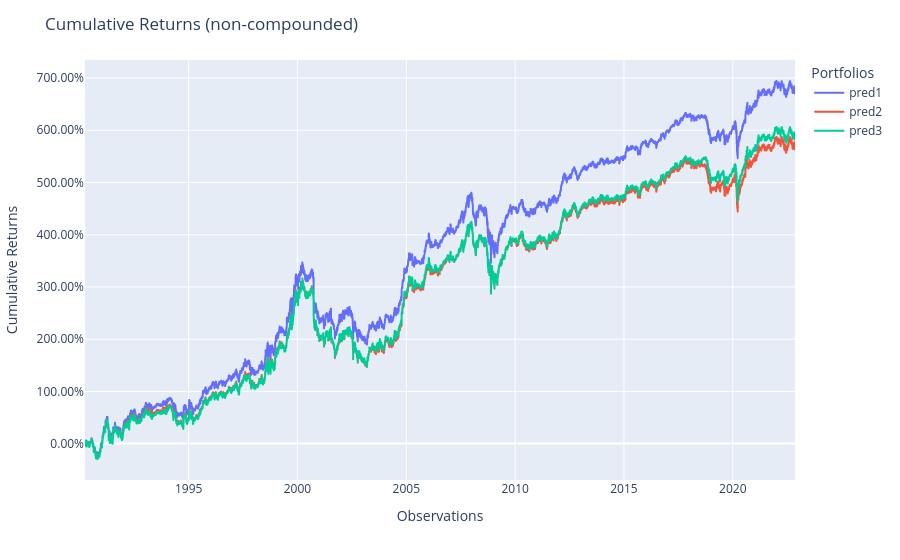

The notebook cell saved with this chart:
### Code cell
population = Population([pred1, pred2, pred3])
fig = population.plot_cumulative_returns()
show(fig)

### Figure 1 — Plotly figure (JSON) as saved in the notebook; plotly's stock layout.template omitted (floating-point values rounded to 4 significant figures; data arrays with more than 128 entries replaced by an {"elided": "..."} marker saying what was removed)
{"data": [{"hovertemplate": "variable=pred1<br>index=%{x}<br>value=%{y}<extra></extra>", "legendgroup": "pred1", "line": {"color": "#636efa", "dash": "solid"}, "marker": {"symbol": "circle"}, "mode": "lines", "name": "pred1", "showlegend": true, "type": "scattergl", "x": {"elided": "8220 str values"}, "xaxis": "x", "y": {"elided": "8220 float values"}, "yaxis": "y"}, {"hovertemplate": "variable=pred2<br>index=%{x}<br>value=%{y}<extra></extra>", "legendgroup": "pred2", "line": {"color": "#EF553B", "dash": "solid"}, "marker": {"symbol": "circle"}, "mode": "lines", "name": "pred2", "showlegend": true, "type": "scattergl", "x": {"elided": "8220 str values"}, "xaxis": "x", "y": {"elided": "8220 float values"}, "yaxis": "y"}, {"hovertemplate": "variable=pred3<br>index=%{x}<br>value=%{y}<extra></extra>", "legendgroup": "pred3", "line": {"color": "#00cc96", "dash": "solid"}, "marker": {"symbol": "circle"}, "mode": "lines", "name": "pred3", "showlegend": true, "type": "scattergl", "x": {"elided": "8220 str values"}, "xaxis": "x", "y": {"elided": "8220 float values"}, "yaxis": "y"}], "layout": {"legend": {"title": {"text": "Portfolios"}, "tracegroupgap": 0}, "margin": {"t": 60}, "title": {"text": "Cumulative Returns (non-compounded)"}, "xaxis": {"anchor": "y", "domain": [0, 1], "title": {"text": "Observations"}}, "yaxis": {"anchor": "x", "domain": [0, 1], "tickformat": ".2%", "title": {"text": "Cumulative Returns"}}}}
